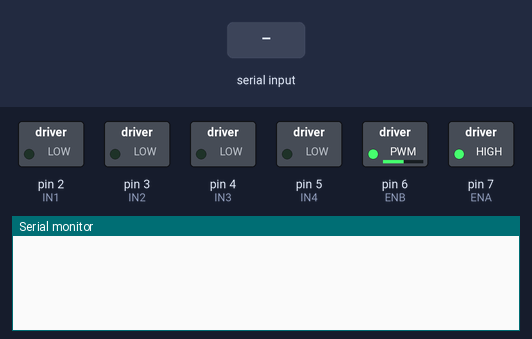
Simulated run of this sketch. Board: Arduino Uno, built with avr-gcc and run on an emulated ATmega328P. Shown: switched loads named in the sketch (green lamp = pin HIGH), the last lines printed to the serial monitor. The inputs (shaded band) are chosen by the test bench. No radio packets arrive unless stated.

Above: at 1.2 s.
1.3 s: "a" received over the second serial link
At 2.5 s:
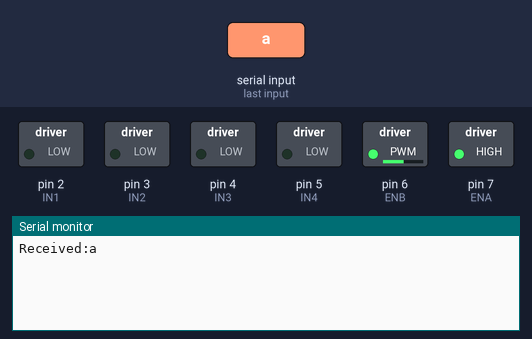
2.8 s: "b" received over the second serial link
At 3.7 s:
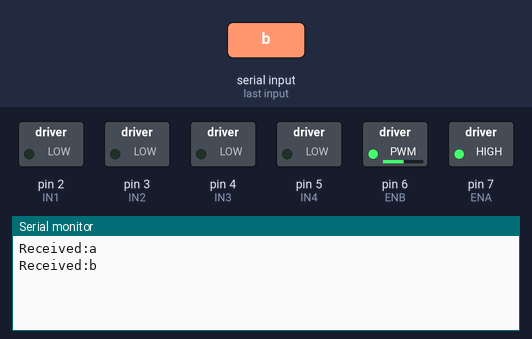
4.3 s: "c" received over the second serial link
At 4.8 s:
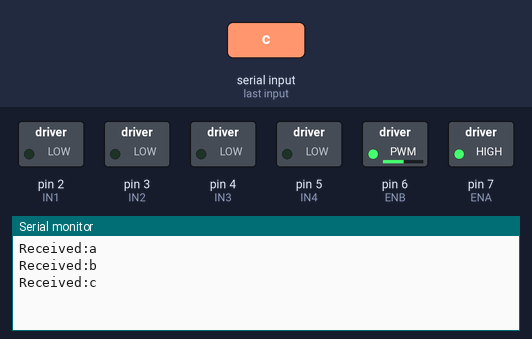

Measured:
- after the input at 1.3 s, the serial monitor: prints a new line at once (image 1)
- after the input at 2.8 s, the serial monitor: prints a new line at once (image 2)
- after the input at 4.3 s, the serial monitor: prints a new line at once (image 3)

The sketch:

Bluetooth_joystick_controlled_robot.ino
```cpp
#include <SoftwareSerial.h>
#include <RH_ASK.h>
#include <SPI.h> // Not actualy used but needed to compile
//RF receiver data pin is connected to pin 11
RH_ASK driver;
int motorSpeed; //the speed at which the motor moves
int joyStickSpeed= 200; //joystick max speed
char* val;
//**************************************************
const int rxPin= 10; //for bluetooth communication
const int txPin=12;
char incoming; // stores command from the bluetooth
int minSpeed=130; // minimum speed
int maxSpeed=255; //max speed
//***********************************************
#define ENA 7
#define ENB 6
// motor 2 control pins
 //motor 2 is rightside of the chasis
#define IN4 5
#define IN3 4
//motor 1 is leftside of the chasis
//motor 1 control pins
#define IN2 3
#define IN1 2
//********************************
SoftwareSerial bluetooth (rxPin, txPin);

void setup(){
   Serial.begin(9600);
  bluetooth.begin(9600);
  pinMode(rxPin, INPUT);
  pinMode(txPin, OUTPUT);
//set pins for PWM of motor
  pinMode(ENA,OUTPUT);
  pinMode(ENB,OUTPUT);

   //set output for motor 1 related pins
  pinMode(IN1, OUTPUT);
  pinMode(IN2, OUTPUT);
  //set output for motor 2 related pins
  pinMode(IN3, OUTPUT);
  pinMode(IN4, OUTPUT);


   motorSpeed=minSpeed;
    analogWrite(ENA, motorSpeed);
     analogWrite(ENB, motorSpeed);
  if (!driver.init())
    Serial.println("init failed");
}

//**********************************************
void loop() {
  if (bluetooth.available())
  {
   incoming= bluetooth.read(); // read incoming command
  Serial.print("Received:");
  Serial.println(incoming);
  }
//  joystickControl();
//  bluetoothControl();
}

void joystickControl()
{
  //motorSpeed=joyStickSpeed;
//    analogWrite(ENA, motorSpeed);
//     analogWrite(ENB, motorSpeed);
    uint8_t buf[1];
    uint8_t buflen = sizeof(buf);
    if (driver.recv(buf, &buflen)) // Non-blocking
    {
       int i;
       val= buf;
       Serial.println(val);
       for (i=0;i<buflen;i++)
       {

     if (buf[i]=='a'){// when the  the car moves forward
    forward();
     }
      if (buf[i]=='b'){// when the  the car moves forward
    backward();
     }
      if (buf[i]=='c'){// when the  the car moves forward
    rightward();
     }
      if (buf[i]=='d'){// when the  the car moves forward
    leftward();
     }
      if (buf[i]=='e'){// when the  the car moves forward
    halt();
     }
  }


    }
}

//*********************************************
void bluetoothControl() {

  Speed(); // function for speed

  //Serial.println(motorSpeed);
  if (incoming=='1') // when the upward arrow of the app is pressed, the car moves forward
  {
    forward();
  }

  else if (incoming=='2') //// when the downward arrow of the app is pressed, the car reverses
  {
    backward();
  }

  else if (incoming=='4') // when the right arrow of the app is pressed,the car turns right
  {
    rightward();
  }
  else if (incoming=='3') // when the left arrow of the app is pressed,the car turns left
  {
    leftward();
  }
  else if (incoming=='M')
  {
    halt();
  }

}
  //************************************************
void forward() {
  // motor 1 run AntiClockwise (leftside)
  digitalWrite(IN1, HIGH);
  digitalWrite(IN2, LOW);

  // motor 2 run clockwise (rightside)
  digitalWrite(IN3, LOW);
  digitalWrite(IN4, HIGH);
}

void backward() {
  // motor 1 run clock wise
  digitalWrite(IN1, LOW);
  digitalWrite(IN2, HIGH);
  // motor 2 run AntiClockwise
  digitalWrite(IN3, HIGH);
  digitalWrite(IN4, LOW);
}

void rightward() {
  // motor 1 run anticlockwise
  digitalWrite(IN1, HIGH);
  digitalWrite(IN2, LOW);
  // motor 2 run anticlockwise
  digitalWrite(IN3, HIGH);
  digitalWrite(IN4, LOW);
}

void leftward() {
  // motor 1 runs anticlockwise
  digitalWrite(IN1, LOW);
  digitalWrite(IN2, HIGH);
  // motor 2 run clockwise
  digitalWrite(IN3, LOW);
  digitalWrite(IN4, HIGH);
}
void halt() {
  // motor 1 runs anticlockwise
  digitalWrite(IN1, LOW);
  digitalWrite(IN2, LOW);
  // motor 2 run clockwise
  digitalWrite(IN3, LOW);
  digitalWrite(IN4, LOW);
}
//****************************************************
void Speed(){ // the shape buttons are set to various speed

   if (incoming=='r') //when rectangle shape is pressed, gives minimum speed
  {
    motorSpeed=minSpeed;
     analogWrite(ENA, motorSpeed);
      analogWrite(ENB, motorSpeed);
  }
  else if (incoming== 's') //when triangle shape is pressed, increases speed
  {
    motorSpeed= 172;
     analogWrite(ENB, motorSpeed);
      analogWrite(ENA, motorSpeed);
  }
   else if (incoming=='t') //when X shape is pressed, increases the speed more
  {
    motorSpeed=214;
     analogWrite(ENA, motorSpeed);
      analogWrite(ENB, motorSpeed);
  }
   else if (incoming=='u') //when circle shape is pressed, maximum speed
  {
    motorSpeed=maxSpeed;
     analogWrite(ENA, motorSpeed);
      analogWrite(ENB, motorSpeed);
  }
}
```
